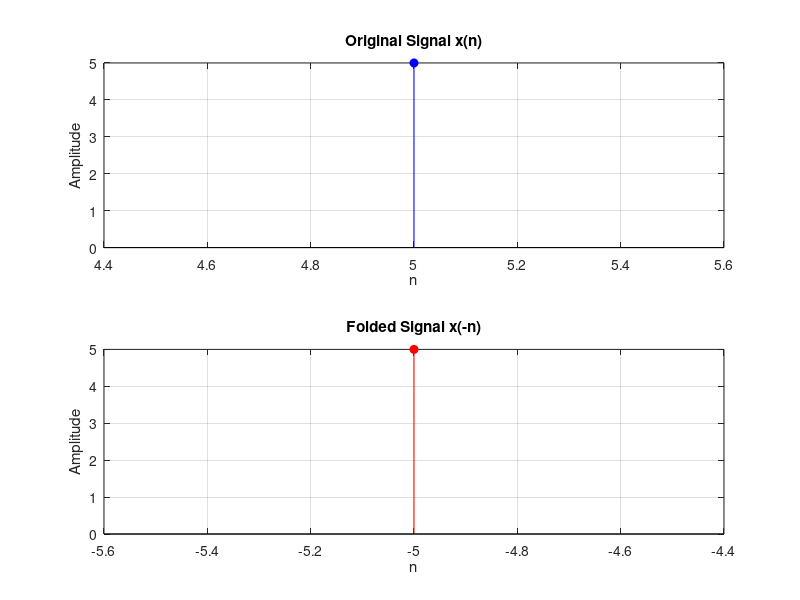

This chart was generated by the following MATLAB code:
clc;
clear;
close all;

% Step 1: Take user input for signal and index
n = input('Enter the time indices (e.g., -2:2): ');
x = input('Enter the signal values (same length as indices): ');

% Step 2: Fold (time-reverse) the signal
x_folded = fliplr(x);       % reverses signal values
n_folded = -fliplr(n);      % reverses and negates indices

% Step 3: Plot the original signal
subplot(2,1,1);
stem(n, x, 'b', 'filled');
title('Original Signal x(n)');
xlabel('n');
ylabel('Amplitude');
grid on;

% Step 4: Plot the folded signal
subplot(2,1,2);
stem(n_folded, x_folded, 'r', 'filled');
title('Folded Signal x(-n)');
xlabel('n');
ylabel('Amplitude');
grid on;
